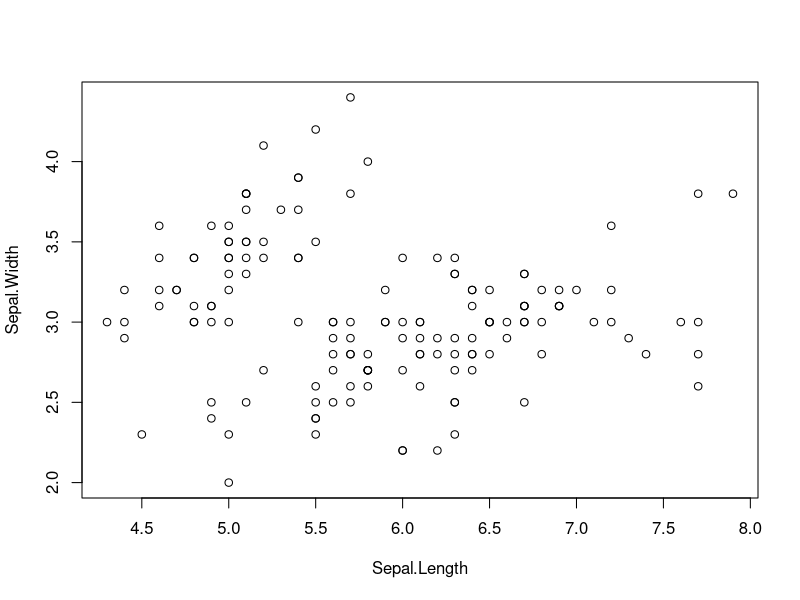
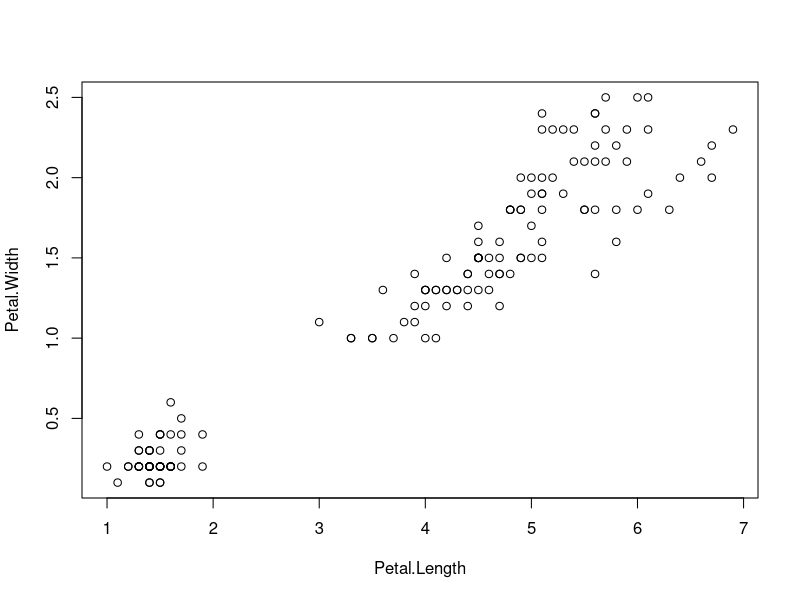

Recreate these plots in R, in order. (Note: this script raises an error after producing the figures.)
head(iris)

r <- iris$Sepal.Length / iris$Sepal.Width
head(r)


###변수 이름만으로 데이터프레임에 접근할 수 있는 함수
#with함수를 사용하면 데이터프레임 함수와 $기호 없이 편하게 사용 가능하다
r <- with(iris, Sepal.Length / Sepal.Width)
head(r)


#여러개 참조 {}안에 입력
#복잡함을 줄여줄 수 있다
with(iris, {})

with(iris, {
  print(summary(Sepal.Length))
  plot(Sepal.Length, Sepal.Width)
  plot(Petal.Length, Petal.Width)
  })


#단점: 함수 내에서 이루어진 변수할당은 함수 밖에서 사용 불가능하다
with(iris, {
  stats <- summary(Sepal.Length)
  stats
})

stats #with함수 밖에서 호출했기 때문에 오류가 발생한다


#위에 오류를 해결하기 위해서는 <-말고 <<-를 사용해줘야한다.
with(iris, {
  stats <<- summary(Sepal.Length)
  stats
})

stats  #<<-를 사용했기 때문에 밖에서 호출이 가능하다




with(iris, {
  stats.nokeep <- summary(Sepal.Length)
  stats.keep <<- summary(Sepal.Length)
})

stats.nokeep #오류발생  
stats.keep   #정상적으로 활용 가능



###with()의 사촌 함수 
###within() 함수
#데이터 프레임 내의 새로운 변수를 생성하거나
#생성한 값에 값을 할당
#기존의 변수 값을 변경


#with를 사용안하면 iris$를 여러번 사용해야 한다
iris$Sepal.Ratio <- iris$Sepal.Length / iris$Sepal.Width #인덱싱
head(iris)

iris <- within(iris,
       Sepal.Ratio <- Sepal.Length / Sepal.Width)
head(iris)



####메모리 적재
#데이터프레임의 열에 접근하는 방법이 너무 빈번하게 일어날 때
#그 안의 변수에 계속 접근을 해야할 때는 
#데이터프레임 자체를 메모리안에 적재하는 방법이 편리하다

attach(iris) #iris라는 데이터프레임은 메모리에 적재가된다
search()


#변수이름을 쓸 때 변수가 iris소속이라는 것을 알릴 때
#Sepal.Length와 Sepal.Width의 비율을 계산해서 넣고싶을 때
#그냥 변수에 넣어주면 된다

#첫번째로 Sepal.Length에서 찾아보고 없으면
#두번째로 iris에서 찾아본다
#iris에 두 변수가 열로 들어가 있기 때문에 
#r에서는 iris데이터 프레임으로부터 두개의 변수의 값을 추출해서 계산
r <- Sepal.Length / Sepal.Width 
head(r)



#작업 끝났을 시에는 데이터프레임에서 삭제를 시켜야한다
detach(iris)
search()


attach(iris)
iris$Sepal.Length <- 0
head(iris$Sepal.Length)
head(Sepal.Length)
#위 두개의 값은 저장 공간이 다르기 때문에 값이 다르다



detach(iris)


#Sepal.Widt라는 지역변수를 새로 생성 <- 10을 곱한 값
Sepal.Width <- Sepal.Width * 10  
head(Sepal.Width)
head(iris$Sepal.Width)   #원래의 데이터프레임 값은 유지가된다
ls()


detach(iris)
rm(iris)
rm(Sepal.Width)
rm(Sepal.Length)


Sepal.Length <- c(4.5, 5.3, 6.7)
Sepal.Length
attach(iris) #경고메세지의 뜻
#나의 작업 공간에 이미 Sepal.Length가 있다.
#근데 너는 똑같은 이름을 갖고있는 iris데이터프레임을 
#지금 메모리에 적재하려고 시도했다



###산점도
plot(Sepal.Length, Sepal.Width) #길이가 다르다라는 오류메세지가 뜬다
#r에서는 아까 생성했던 Sepal.Length, Sepal.Width의 변수값이라고 인식한다
#새로들어온 Sepal.Length가 아니라 Sepal.Length <- c(4.5, 5.3, 6.7)가 인식됨
















